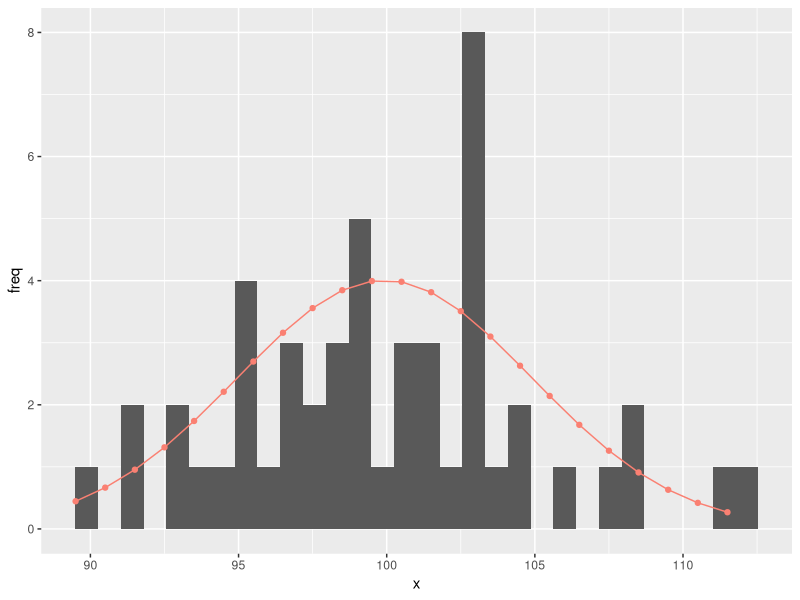
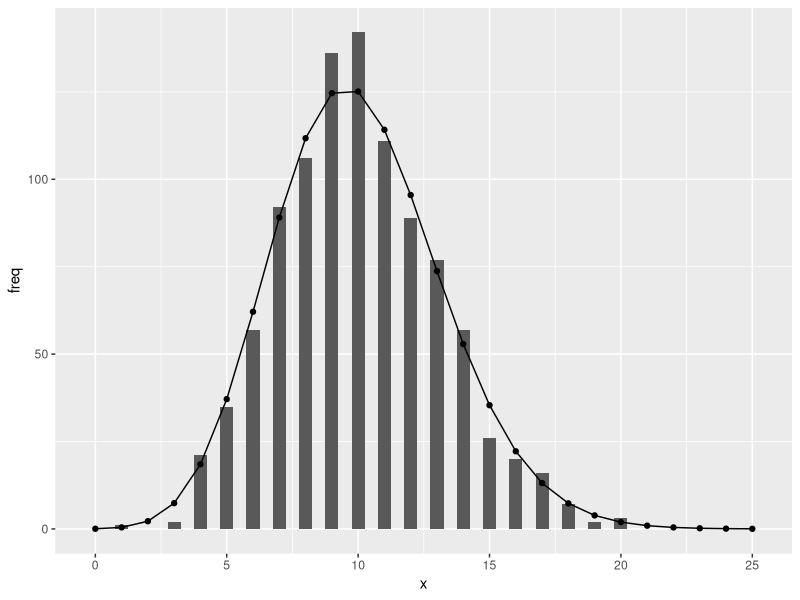

Recreate these plots in R, in order.
library(tidyverse)
library(patchwork)

# Normal Distribution -----------------------------------------------------
#Generate a variable with 50 observations.
#Create a figure similar to Figure 9.3

#step one is to create the data set from normal distribution 
x <- rnorm(50, mean = 100, sd = 5)

#create vector with minimum value and maximum value of v using floor/ceiling functions
bin <- seq(floor(min(x)),  #bin becomes a vector
           ceiling(max(x)),
           by = 1)

#calculate probability in each bin with pnorm()
pnorm(bin[2], mean = mean(x), sd = sd(x)) - pnorm(bin[1], mean = mean(x), sd = sd(x))

#looped so function applies to each variable 
p <- NULL # empty object for probability
for (i in 1:(length(bin) - 1)) {
  p[i] <- pnorm(bin[i+1], mean = mean(x), sd = sd(x)) - pnorm(bin[i], mean = mean(x), sd = sd(x))
}
print(p)

#create tibble to organize the data 
df_prob <- tibble(bin = bin[-length(bin)] + 0.5,
                  prob = p) %>%
  mutate(freq = length(x) * prob)

#convert probability to frequency 
df_x <- tibble(x = x)

df_x %>%
  ggplot(aes(x = x)) +
  geom_histogram() + 
  geom_point(data = df_prob, 
             aes(x = bin,
                 y = freq),
             color = "salmon") +
  geom_line(data = df_prob, 
            aes(x = bin,
                y = freq),
            color = "salmon")


# Poisson Distribution ----------------------------------------------------
#get data for 1000 samples
x <- rpois(n = 1000, lambda = 10)
bin <- seq(0,
           max(x) + 5, #to cover wider range of values
           by = 1)

# calculate probability mass
p <- dpois(bin, lambda = mean(x))

#make the dataframe
df_prob <- tibble(bin = bin,
                  prob = p) %>% 
  mutate(freq = length(x) * p) 

df_x <- tibble(x = x)

#figure
df_x %>% 
  ggplot(aes(x = x)) +
  geom_histogram(binwidth = 0.5, 
                 center = 0) +
  geom_line(data = df_prob,
            aes(x = bin,
                y = freq)) +
  geom_point(data = df_prob,
             aes(x = bin,
                 y = freq))

